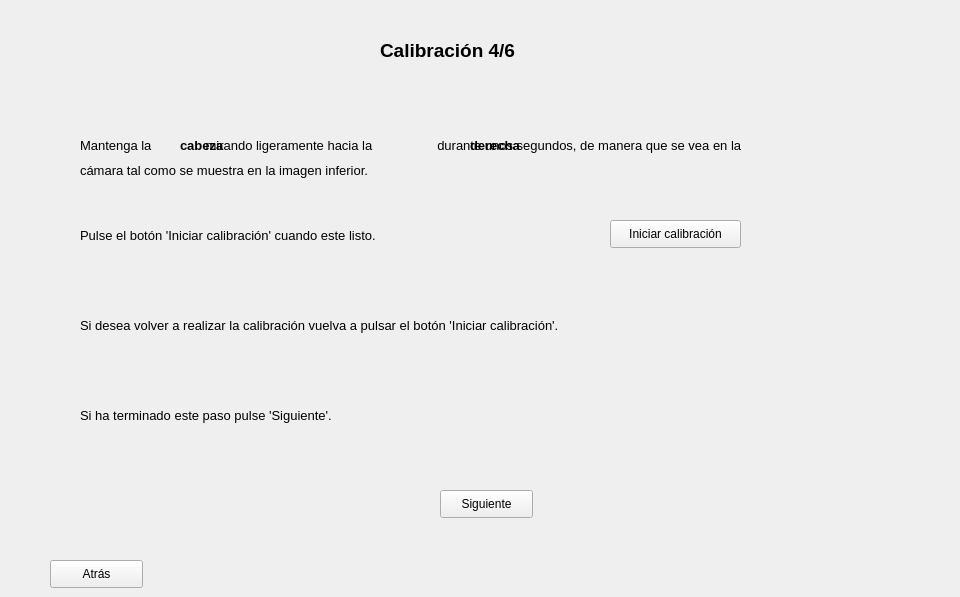
    <widget class="QWidget" name="page_13">
     <widget class="QLabel" name="label_46">
      <property name="geometry">
       <rect>
        <x>380</x>
        <y>30</y>
        <width>201</width>
        <height>41</height>
       </rect>
      </property>
      <property name="font">
       <font>
        <pointsize>14</pointsize>
        <weight>75</weight>
        <bold>true</bold>
       </font>
      </property>
      <property name="text">
       <string>Calibración 4/6</string>
      </property>
     </widget>
     <widget class="QLabel" name="label_47">
      <property name="geometry">
       <rect>
        <x>80</x>
        <y>130</y>
        <width>871</width>
        <height>31</height>
       </rect>
      </property>
      <property name="font">
       <font>
        <pointsize>10</pointsize>
       </font>
      </property>
      <property name="text">
       <string>Mantenga la               mirando ligeramente hacia la                  durante unos segundos, de manera que se vea en la </string>
      </property>
     </widget>
     <widget class="QLabel" name="label_48">
      <property name="geometry">
       <rect>
        <x>80</x>
        <y>220</y>
        <width>411</width>
        <height>31</height>
       </rect>
      </property>
      <property name="font">
       <font>
        <pointsize>10</pointsize>
       </font>
      </property>
      <property name="text">
       <string>Pulse el botón 'Iniciar calibración' cuando este listo.</string>
      </property>
     </widget>
     <widget class="QLabel" name="label_49">
      <property name="geometry">
       <rect>
        <x>80</x>
        <y>300</y>
        <width>681</width>
        <height>51</height>
       </rect>
      </property>
      <property name="font">
       <font>
        <pointsize>10</pointsize>
       </font>
      </property>
      <property name="text">
       <string>Si desea volver a realizar la calibración vuelva a pulsar el botón 'Iniciar calibración'.</string>
      </property>
     </widget>
     <widget class="QLabel" name="label_50">
      <property name="geometry">
       <rect>
        <x>80</x>
        <y>400</y>
        <width>351</width>
        <height>31</height>
       </rect>
      </property>
      <property name="font">
       <font>
        <pointsize>10</pointsize>
       </font>
      </property>
      <property name="text">
       <string>Si ha terminado este paso pulse 'Siguiente'.</string>
      </property>
     </widget>
     <widget class="QPushButton" name="pushButton_29">
      <property name="geometry">
       <rect>
        <x>50</x>
        <y>560</y>
        <width>93</width>
        <height>28</height>
       </rect>
      </property>
      <property name="text">
       <string>Atrás</string>
      </property>
     </widget>
     <widget class="QPushButton" name="pushButton_30">
      <property name="geometry">
       <rect>
        <x>440</x>
        <y>490</y>
        <width>93</width>
        <height>28</height>
       </rect>
      </property>
      <property name="text">
       <string>Siguiente</string>
      </property>
     </widget>
     <widget class="QPushButton" name="pushButton_31">
      <property name="geometry">
       <rect>
        <x>610</x>
        <y>220</y>
        <width>131</width>
        <height>28</height>
       </rect>
      </property>
      <property name="text">
       <string>Iniciar calibración</string>
      </property>
     </widget>
     <widget class="QLabel" name="cali4">
      <property name="geometry">
       <rect>
        <x>290</x>
        <y>430</y>
        <width>401</width>
        <height>51</height>
       </rect>
      </property>
      <property name="palette">
       <palette>
        <active>
         <colorrole role="Text">
          <brush brushstyle="SolidPattern">
           <color alpha="255">
            <red>255</red>
            <green>0</green>
            <blue>0</blue>
           </color>
          </brush>
         </colorrole>
        </active>
        <inactive>
         <colorrole role="Text">
          <brush brushstyle="SolidPattern">
           <color alpha="255">
            <red>255</red>
            <green>0</green>
            <blue>0</blue>
           </color>
          </brush>
         </colorrole>
        </inactive>
        <disabled>
         <colorrole role="Text">
          <brush brushstyle="SolidPattern">
           <color alpha="255">
            <red>255</red>
            <green>0</green>
            <blue>0</blue>
           </color>
          </brush>
         </colorrole>
        </disabled>
       </palette>
      </property>
      <property name="font">
       <font>
        <pointsize>12</pointsize>
       </font>
      </property>
      <property name="text">
       <string/>
      </property>
      <property name="alignment">
       <set>Qt::AlignCenter</set>
      </property>
     </widget>
     <widget class="QLabel" name="label_72">
      <property name="geometry">
       <rect>
        <x>180</x>
        <y>135</y>
        <width>61</width>
        <height>21</height>
       </rect>
      </property>
      <property name="font">
       <font>
        <pointsize>10</pointsize>
        <weight>75</weight>
        <bold>true</bold>
       </font>
      </property>
      <property name="text">
       <string>cabeza</string>
      </property>
     </widget>
     <widget class="QLabel" name="label_73">
      <property name="geometry">
       <rect>
        <x>470</x>
        <y>135</y>
        <width>71</width>
        <height>21</height>
       </rect>
      </property>
      <property name="font">
       <font>
        <pointsize>10</pointsize>
        <weight>75</weight>
        <bold>true</bold>
       </font>
      </property>
      <property name="text">
       <string>derecha</string>
      </property>
     </widget>
     <widget class="QLabel" name="label_192">
      <property name="geometry">
       <rect>
        <x>80</x>
        <y>160</y>
        <width>391</width>
        <height>21</height>
       </rect>
      </property>
      <property name="font">
       <font>
        <pointsize>10</pointsize>
       </font>
      </property>
      <property name="text">
       <string>cámara tal como se muestra en la imagen inferior.</string>
      </property>
     </widget>
     <widget class="QLabel" name="label_88">
      <property name="geometry">
       <rect>
        <x>750</x>
        <y>385</y>
        <width>191</width>
        <height>191</height>
       </rect>
      </property>
      <property name="text">
       <string>&lt;html&gt;&lt;head/&gt;&lt;body&gt;&lt;p&gt;&lt;img src=&quot;:/photos/fotos/cabeza_izquierda.jpg&quot;/&gt;&lt;/p&gt;&lt;/body&gt;&lt;/html&gt;</string>
      </property>
     </widget>
    </widget>
